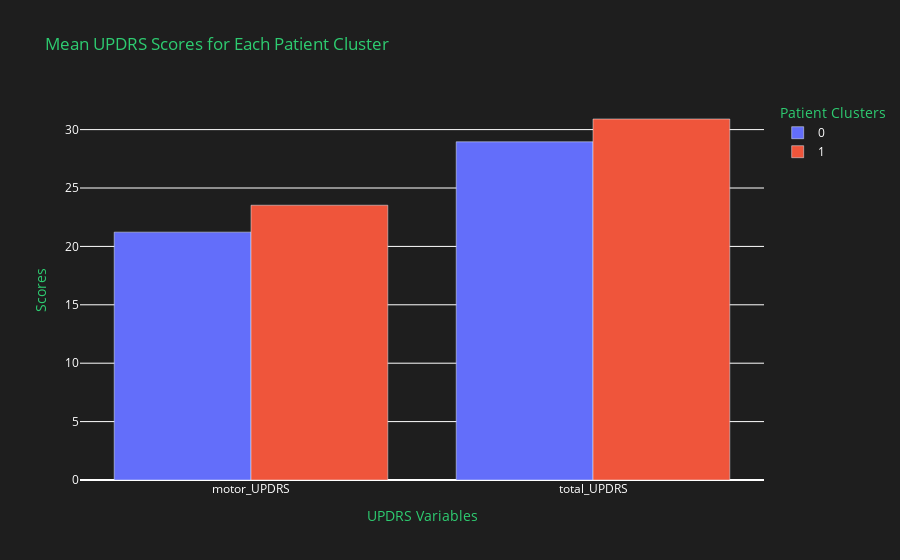

The cell this chart's notebook holds for it:
### Code cell
serve_updrs_scores(k=2)

### Figure 1 — Plotly figure (JSON) as saved in the notebook; plotly's stock layout.template omitted (floating-point values rounded to 4 significant figures)
{"data": [{"alignmentgroup": "True", "hovertemplate": "variable=0<br>index=%{x}<br>value=%{y}<extra></extra>", "legendgroup": "0", "marker": {"color": "#636efa", "pattern": {"shape": ""}}, "name": "0", "offsetgroup": "0", "orientation": "v", "showlegend": true, "textposition": "auto", "type": "bar", "x": ["motor_UPDRS", "total_UPDRS"], "xaxis": "x", "y": [21.22, 28.96], "yaxis": "y"}, {"alignmentgroup": "True", "hovertemplate": "variable=1<br>index=%{x}<br>value=%{y}<extra></extra>", "legendgroup": "1", "marker": {"color": "#EF553B", "pattern": {"shape": ""}}, "name": "1", "offsetgroup": "1", "orientation": "v", "showlegend": true, "textposition": "auto", "type": "bar", "x": ["motor_UPDRS", "total_UPDRS"], "xaxis": "x", "y": [23.53, 30.91], "yaxis": "y"}], "layout": {"barmode": "group", "font": {"color": "#ffffff"}, "legend": {"title": {"font": {"color": "#2ecc71"}, "text": "Patient Clusters"}, "tracegroupgap": 0}, "paper_bgcolor": "#1e1e1e", "plot_bgcolor": "#1e1e1e", "title": {"font": {"color": "#2ecc71"}, "text": "Mean UPDRS Scores for Each Patient Cluster"}, "xaxis": {"anchor": "y", "domain": [0, 1], "title": {"font": {"color": "#2ecc71"}, "text": "UPDRS Variables"}}, "yaxis": {"anchor": "x", "domain": [0, 1], "title": {"font": {"color": "#2ecc71"}, "text": "Scores"}}}}
